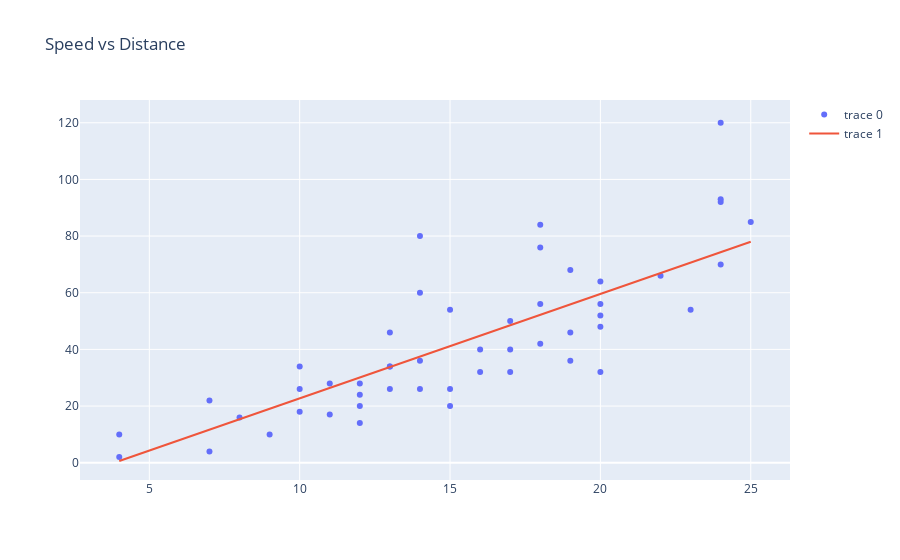

The cell this chart's notebook holds for it:
### Code cell
from plotly import graph_objects as go

fig = go.Figure(
    data = go.Scatter(
        x = df['speed'],
        y = df['dist'],
        mode = 'markers'),
layout=go.Layout(title='Speed vs Distance'))
fig.add_trace(
    go.Line(
        x = df['speed'],
        y = df['pred'],
        mode = 'lines'))
fig.show()

### Figure 1 — Plotly figure (JSON) as saved in the notebook; plotly's stock layout.template omitted (floating-point values rounded to 4 significant figures)
{"data": [{"mode": "markers", "type": "scatter", "x": [4, 4, 7, 7, 8, 9, 10, 10, 10, 11, 11, 12, 12, 12, 12, 13, 13, 13, 13, 14, 14, 14, 14, 15, 15, 15, 16, 16, 17, 17, 17, 18, 18, 18, 18, 19, 19, 19, 20, 20, 20, 20, 20, 22, 23, 24, 24, 24, 24, 25], "y": [2, 10, 4, 22, 16, 10, 18, 26, 34, 17, 28, 14, 20, 24, 28, 26, 34, 34, 46, 26, 36, 60, 80, 20, 26, 54, 32, 40, 32, 40, 50, 42, 56, 76, 84, 36, 46, 68, 32, 48, 52, 56, 64, 66, 54, 70, 92, 93, 120, 85]}, {"mode": "lines", "type": "scatter", "x": [4, 4, 7, 7, 8, 9, 10, 10, 10, 11, 11, 12, 12, 12, 12, 13, 13, 13, 13, 14, 14, 14, 14, 15, 15, 15, 16, 16, 17, 17, 17, 18, 18, 18, 18, 19, 19, 19, 20, 20, 20, 20, 20, 22, 23, 24, 24, 24, 24, 25], "y": [0.6089, 0.6089, 11.67, 11.67, 15.35, 19.04, 22.72, 22.72, 22.72, 26.41, 26.41, 30.09, 30.09, 30.09, 30.09, 33.78, 33.78, 33.78, 33.78, 37.47, 37.47, 37.47, 37.47, 41.15, 41.15, 41.15, 44.84, 44.84, 48.52, 48.52, 48.52, 52.21, 52.21, 52.21, 52.21, 55.89, 55.89, 55.89, 59.58, 59.58, 59.58, 59.58, 59.58, 66.95, 70.64, 74.32, 74.32, 74.32, 74.32, 78.01]}], "layout": {"title": {"text": "Speed vs Distance"}}}
